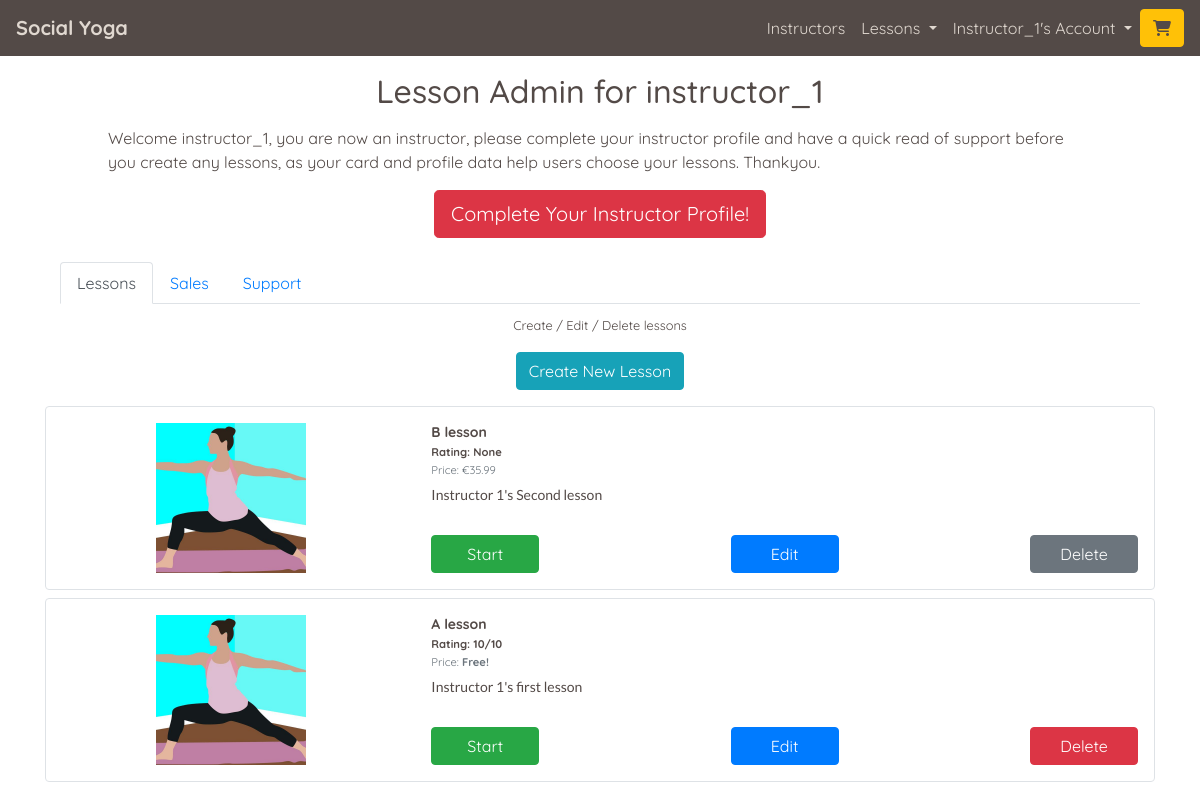
The page /lessons/instructor_admin/ (signed in) on the database as committed earlier.
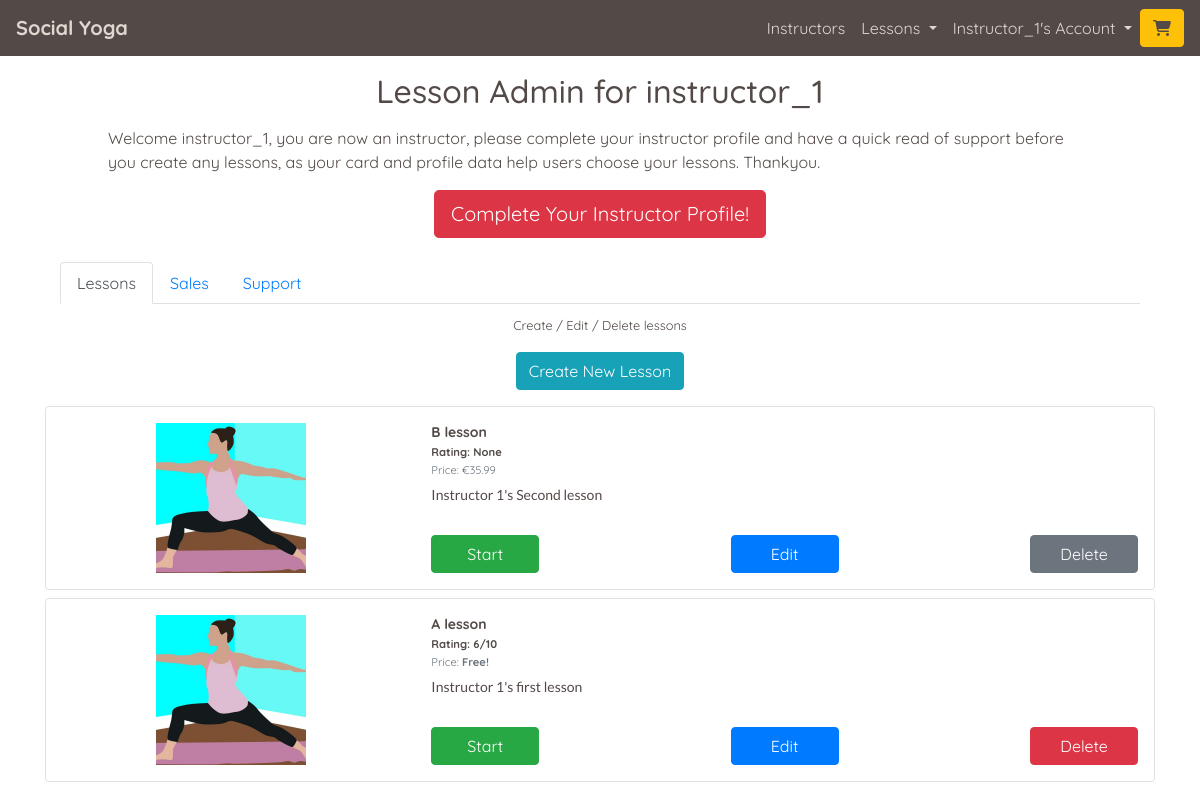
The same page on the database as committed later.
### lessons/models.py (models this page shows, shortened)
class Lesson(models.Model):
    lesson_id = models.CharField(max_length=32,
                                 null=False,
                                 editable=False)
    instructor_profile = models.ForeignKey(UserProfile,
                                           on_delete=models.SET_NULL,
                                           null=True,
                                           blank=True,
                                           related_name='lessons')
    lesson_name = models.CharField(max_length=32,
                                   null=False,
                                   editable=True)
    card_description = models.TextField(max_length=254)
    description = models.TextField(max_length=2048)
    image = ResizedImageField(size=[600, 600],
                              quality=75,
                              crop=['middle', 'center'],
                              force_format='JPEG',
                              upload_to='lesson_images/')
    rating = models.DecimalField(max_digits=5,
                                 decimal_places=0,
                                 null=True, blank=True)
    video_url = models.URLField(max_length=1024,
                                blank=False,
                                null=False)
    time = models.IntegerField(blank=False, null=False)
    is_free = models.BooleanField(default=True)
    price = models.DecimalField(max_digits=6,
                                decimal_places=2,
                                blank=False,
                                null=False,
                                default=0.00)

### lessons/views.py (the view)
# urls.py: path('instructor_admin/', views.instructor_admin, name='instructor_admin'),
@login_required
def instructor_admin(request):
    instructor_profile_incomplete = False
    profile = get_object_or_404(UserProfile, user=request.user)
    if not profile.is_instructor:
        messages.error(request, 'Only instructors can do this.')
        return redirect('home')
    template = 'lessons/instructor_admin.html'
    instructor_created_lessons = Lesson.objects.filter(
        instructor_profile=profile).order_by('-pk')
    customer_purchases = OrderLineItem.objects.filter(
        lesson__in=instructor_created_lessons).values_list('lesson', flat=True)
    sales = OrderLineItem.objects.filter(
        lesson__in=instructor_created_lessons).order_by('-order__date')
    if profile.profile_description == '' or profile.card_description == '':
        instructor_profile_incomplete = True
    context = {
        'profile': profile,
        'instructor_created_lessons': instructor_created_lessons,
        'customer_purchases': customer_purchases,
        'sales': sales,
        'instructor_profile_incomplete': instructor_profile_incomplete
    }
    return render(request, template, context)

### home/contexts.py (called while the page is built)
def purchased_lessons(request):
    profile = get_profile_or_none(request)
    purchased = None
    purchased_lesson_ids = []
    if profile:
        purchased = OrderLineItem.objects.filter(profile=profile)
        if purchased:
            for item in purchased:
                purchased_lesson_ids.append(item.lesson.lesson_id)
    context = {
        'purchased_lessons': purchased,
        'purchased_lesson_ids': purchased_lesson_ids,
    }
    return context

### lessons/templatetags/site_utils.py (called while the page is built)
@register.filter(name='deduct_lineitem_sales_percentage')
def deduct__lineitem_sales_percentage(value, percentage):
    site_percentage = percentage,
    discount = value * Decimal(site_percentage[0]) / 100
    value -= discount
    return value

### profiles/models.py (called while the page is built)
    def __str__(self):
        return self.user.username

### yoga/utils.py (called while the page is built)
def get_profile_or_none(request):
    try:
        return UserProfile.objects.get(user=request.user)
    except Exception:
        return None

### lessons/templates/lessons/instructor_admin.html (shortened to what the changed rows need)
{% extends "base.html" %}
{% load static %}
{% load site_utils %}
{% block page_header %}
<div class="container header-container">
    <div class="row">
        <div class="col">
            <h1 class="text-center title-text mt-3 mb-0">Lesson Admin for {{ profile }}</h1>
        </div>
    </div>
</div>
{% endblock %}
{% block content %}
<div class="container page-contents">
    <div class="row mx-auto">
        <div class="col-12">
                <div class="tab-content" id="myTabContent">
                <div class="tab-pane fade show active" id="lessons" role="tabpanel" aria-labelledby="lessons-tab">
                    {% if instructor_created_lessons %}
                        {% for lesson in instructor_created_lessons %}
                            <div class="row border custom-border my-2 instructor-admin-card-text">
                                <div class="col-12 col-md-4">
                                    {% if lesson.image %}
                                        <div class="lesson-card-image-container m-auto p-3 text-center">
                                            <img class="img-fluid lesson-admin-images" src="{{ lesson.image.url }}" alt="{{ lesson.lesson_name }}">
                                        </div>
                                    {% endif %}
                                </div>
                                <div class="col-12 col-md-8 p-3 d-flex flex-column">
                                    <p class="mb-0"><strong>{{ lesson.lesson_name }}</strong></p>
                                    <p class="card-text mb-0"><small><strong>Rating: {{ lesson.rating }}{% if lesson.rating %}/10{% endif %}</strong></small></p>
                                    {% if lesson.price > 0 %}
                                        <p class="card-text mb-0"><small class="text-muted">Price: €{{ lesson.price }}</small></p>
                                    {% else %}
                                        <p class="card-text mb-0"><small class="text-muted">Price: <strong>Free!</strong></small></p>
                                    {% endif %}
                                    <p class="card-text alt-font mt-2">{{ lesson.card_description }}</p>
                                    <div class="row mt-auto">
                                        <div class="col-4">
                                            <p class="text-left mb-0"><a class="btn btn-success instructor-admin-button" href="{% url 'studio' lesson.lesson_id %}" role="button">Start</a></p>
                                        </div>
                                        <div class="col-4">
                                            <p class="text-center mb-0"><a class="btn btn-primary instructor-admin-button" href="{% url 'edit_lesson' lesson.lesson_id %}" role="button">Edit</a></p>
                                        </div>
                                        <div class="col-4">
                                            {% if lesson.pk not in customer_purchases %}
                                                <p class="text-right mb-0">
                                                    <button type="button" class="btn btn-danger instructor-admin-button" onclick="delete_lesson_modal(`{% url 'delete_lesson' lesson.lesson_id %}`)">
                                                        Delete
                                                    </button>
                                                </p>
                                            {% else %}
                                                <p class="text-right mb-0"><a class="btn btn-secondary instructor-admin-button" role="button" data-toggle="popover" title="Warning" data-placement="bottom" data-content="Cannot Delete.  You can only edit a lesson customers have purchased.">Delete</a></p>
                                            {% endif %}
                                        </div>
                                    </div>
                                </div>
                            </div>
                        {% endfor %}
                    {% else %}
                        <p class="text-center">You have not created any lessons yet</p>
                    {% endif %}
                </div>
            </div>
        </div>
    </div>
</div>
{% endblock %}

Rows that differ between the two databases and show on the page:
changed Lesson "A lesson": rating "10" → "6"
